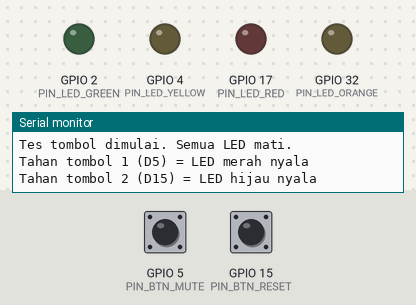
The program below on a simulated ESP32. On the bench: output pins drawn as LEDs (lit = HIGH), the last lines printed to the serial monitor. Inputs (shaded band) come from the test bench; at power-on: GPIO 5 (PIN_BTN_MUTE) HIGH, GPIO 15 (PIN_BTN_RESET) HIGH.

Above: at 1.7 s.
1.8 s: GPIO 5 (PIN_BTN_MUTE) pulled LOW for 0.15 s
At 1.88 s:
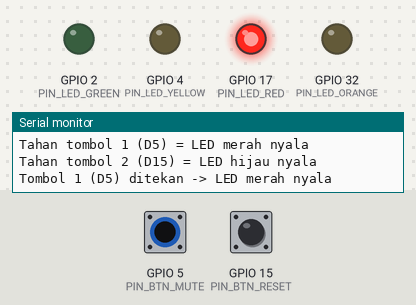
3.4 s: GPIO 15 (PIN_BTN_RESET) pulled LOW for 0.15 s
At 3.48 s:
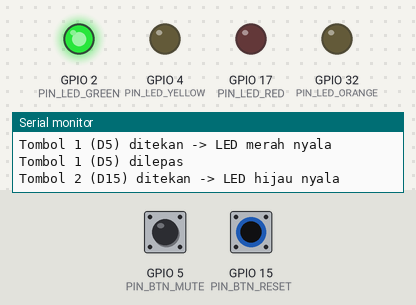
5.0 s: GPIO 15 (PIN_BTN_RESET) pulled LOW for 3.2 s
At 9.1 s:
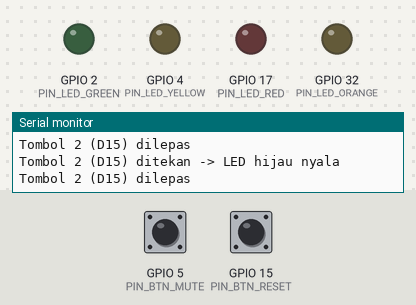
9.7 s: GPIO 5 (PIN_BTN_MUTE) pulled LOW for 3.2 s
At 10.0 s:
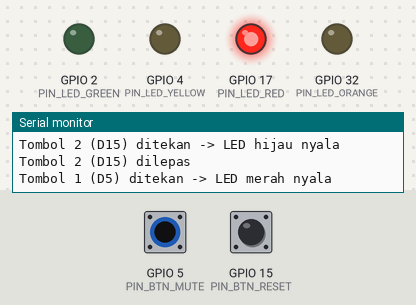
14.4 s: GPIO 5 (PIN_BTN_MUTE) driven LOW and GPIO 15 (PIN_BTN_RESET) driven LOW
At 14.9 s:
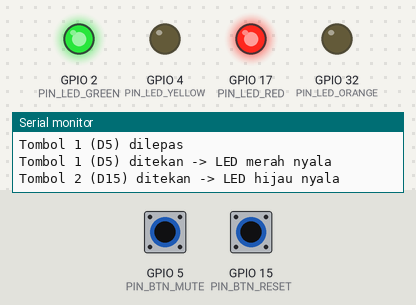
Timing chart, 0 to 16.9 s (numbered marks = the images above; inputs shaded):
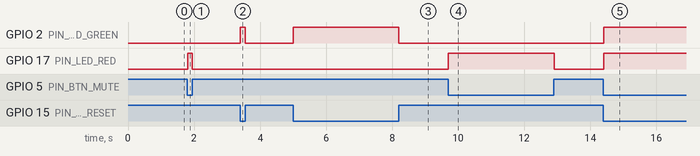

Measured:
- after the input at 1.8 s, GPIO 17 (PIN_LED_RED): LOW → HIGH at once, → LOW 0.14 s later
- after the input at 3.4 s, GPIO 2 (PIN_LED_GREEN): LOW → HIGH at once, → LOW 0.15 s later
- after the input at 5.0 s, GPIO 2 (PIN_LED_GREEN): LOW → HIGH at once, → LOW 3.2 s later
- after the input at 9.7 s, GPIO 17 (PIN_LED_RED): LOW → HIGH at once, → LOW 3.2 s later
- after the input at 14.4 s, GPIO 2 (PIN_LED_GREEN), GPIO 17 (PIN_LED_RED): LOW → HIGH at once

The program:

main.cpp
```cpp
#include <Arduino.h>

// Tes tombol MUTE dan RESET memakai LED.
// Saat mulai, semua LED mati.
//   Tombol 1 (MUTE,  D5)  ditekan -> LED merah nyala
//   Tombol 2 (RESET, D15) ditekan -> LED hijau nyala
// LED hanya menyala selama tombol ditahan.
// Sambungan tombol: satu kaki ke pin, kaki diagonalnya ke GND (pull-up internal).

const uint8_t PIN_LED_GREEN = 2;
const uint8_t PIN_LED_YELLOW = 4;
const uint8_t PIN_LED_ORANGE = 32;
const uint8_t PIN_LED_RED = 17;

const uint8_t PIN_BTN_MUTE = 5;
const uint8_t PIN_BTN_RESET = 15;

bool lastMute = false;
bool lastReset = false;

bool readPressed(uint8_t pin) {
  return digitalRead(pin) == LOW;
}

void setup() {
  Serial.begin(115200);

  pinMode(PIN_LED_GREEN, OUTPUT);
  pinMode(PIN_LED_YELLOW, OUTPUT);
  pinMode(PIN_LED_ORANGE, OUTPUT);
  pinMode(PIN_LED_RED, OUTPUT);
  digitalWrite(PIN_LED_GREEN, LOW);
  digitalWrite(PIN_LED_YELLOW, LOW);
  digitalWrite(PIN_LED_ORANGE, LOW);
  digitalWrite(PIN_LED_RED, LOW);

  pinMode(PIN_BTN_MUTE, INPUT_PULLUP);
  pinMode(PIN_BTN_RESET, INPUT_PULLUP);

  delay(500);
  Serial.println();
  Serial.println("Tes tombol dimulai. Semua LED mati.");
  Serial.println("Tahan tombol 1 (D5) = LED merah nyala");
  Serial.println("Tahan tombol 2 (D15) = LED hijau nyala");
}

void loop() {
  bool mute = readPressed(PIN_BTN_MUTE);
  bool reset = readPressed(PIN_BTN_RESET);

  digitalWrite(PIN_LED_RED, mute ? HIGH : LOW);
  digitalWrite(PIN_LED_GREEN, reset ? HIGH : LOW);

  if (mute != lastMute) {
    Serial.println(mute ? "Tombol 1 (D5) ditekan -> LED merah nyala" : "Tombol 1 (D5) dilepas");
    lastMute = mute;
  }
  if (reset != lastReset) {
    Serial.println(reset ? "Tombol 2 (D15) ditekan -> LED hijau nyala" : "Tombol 2 (D15) dilepas");
    lastReset = reset;
  }

  delay(10);
}
```
